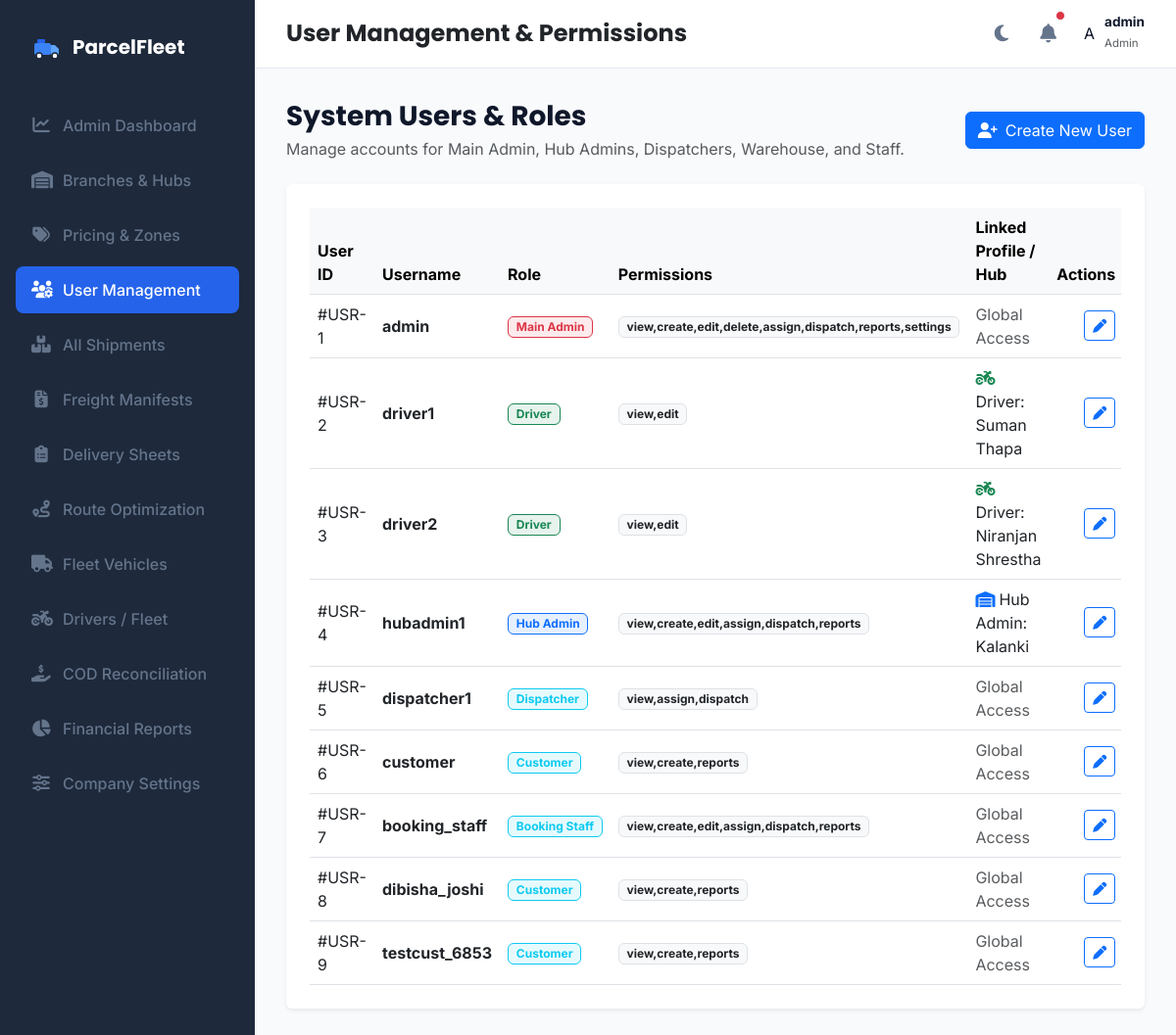
Page /admin/users (signed in) on the committed database.
### models.py (models this page shows, shortened)
class User(db.Model, UserMixin):
    __tablename__ = 'users'
    id = db.Column(db.Integer, primary_key=True)
    username = db.Column(db.String(50), unique=True, nullable=False)
    password_hash = db.Column(db.String(255), nullable=False)
    role = db.Column(db.String(30), nullable=False)  # 'admin', 'hub_admin', 'booking_staff', 'warehouse_staff', 'dispatcher', 'delivery_staff', 'branch_staff', 'driver'
    permissions = db.Column(db.String(255), nullable=True) # Comma-separated permissions: view,create,edit,delete,assign,dispatch,reports,settings
    driver_profile = db.relationship('Driver', backref='user', uselist=False, cascade="all, delete-orphan")
    hub_admin_profile = db.relationship('HubAdmin', backref='user', uselist=False, cascade="all, delete-orphan")

class Driver(db.Model):
    __tablename__ = 'drivers'
    id = db.Column(db.Integer, primary_key=True)
    user_id = db.Column(db.Integer, db.ForeignKey('users.id'), nullable=True)
    name = db.Column(db.String(100), nullable=False)
    phone = db.Column(db.String(20), nullable=False, unique=True)
    email = db.Column(db.String(100), nullable=True, unique=True)
    vehicle_number = db.Column(db.String(50), nullable=False)  # Kept for backward compatibility
    availability = db.Column(db.String(20), default='Available')  # 'Available', 'On Delivery', 'Offline', 'On Break'
    latitude = db.Column(db.Float, nullable=False, default=27.7172)  # Default Kathmandu Coordinates
    longitude = db.Column(db.Float, nullable=False, default=85.3240)
    completed_deliveries = db.Column(db.Integer, default=0)
    average_delivery_time = db.Column(db.Float, default=0.0)  # In minutes
    employee_code = db.Column(db.String(50), unique=True, nullable=True)
    address = db.Column(db.String(255), nullable=True)
    license_number = db.Column(db.String(50), nullable=True)
    license_expiry = db.Column(db.DateTime, nullable=True)
    joining_date = db.Column(db.DateTime, default=datetime.utcnow)
    assigned_vehicle_id = db.Column(db.Integer, db.ForeignKey('vehicles.id'), nullable=True)
    emergency_contact = db.Column(db.String(50), nullable=True)
    status = db.Column(db.String(30), default='Available')  # 'Available', 'Delivering', 'Off Duty', 'On Leave'
    hub_id = db.Column(db.Integer, db.ForeignKey('hubs.id'), nullable=True)
    rating = db.Column(db.Float, default=5.0)
    remarks = db.Column(db.Text, nullable=True)
    total_deliveries = db.Column(db.Integer, default=0)
    successful_deliveries = db.Column(db.Integer, default=0)
    failed_deliveries = db.Column(db.Integer, default=0)
    parcels = db.relationship('Parcel', backref='assigned_driver', foreign_keys="Parcel.assigned_driver_id")
    assignments = db.relationship('Assignment', backref='driver', cascade="all, delete-orphan")

class Hub(db.Model):
    __tablename__ = 'hubs'
    id = db.Column(db.Integer, primary_key=True)
    name = db.Column(db.String(100), unique=True, nullable=False)
    latitude = db.Column(db.Float, nullable=False)
    longitude = db.Column(db.Float, nullable=False)
    hub_admins = db.relationship('HubAdmin', backref='hub', cascade="all, delete-orphan")
    vehicles = db.relationship('Vehicle', backref='hub', cascade="all, delete-orphan")
    drivers = db.relationship('Driver', backref='hub', cascade="all, delete-orphan", foreign_keys="Driver.hub_id")
    parcels = db.relationship('Parcel', backref='hub', cascade="all, delete-orphan", foreign_keys="Parcel.hub_id")

### app.py (the view)
@app.route('/admin/users')
@login_required
def manage_users():
    if current_user.role != 'admin':
        flash("Access Denied: Main Admin privileges required.", "error")
        return redirect(url_for('index'))
    users = User.query.all()
    return render_template('users.html', active_page='users', users=users)

### templates/users.html (shortened to what this page needs)
{% extends "base.html" %}
{% block page_title %}User Management & Permissions{% endblock %}
{% block content %}
<div class="container-fluid p-0">
    <div class="d-flex flex-column flex-md-row justify-content-between align-items-md-center mb-4 gap-3">
        <div>
            <h3 class="fw-bold mb-1">System Users & Roles</h3>
            <p class="text-muted mb-0">Manage accounts for Main Admin, Hub Admins, Dispatchers, Warehouse, and Staff.</p>
        </div>
        <button class="btn btn-primary d-inline-flex align-items-center gap-2" data-bs-toggle="modal" data-bs-target="#addUserModal">
            <i class="fa-solid fa-user-plus"></i>
            <span>Create New User</span>
        </button>
    </div>
    <div class="card border-0 shadow-sm">
        <div class="card-body p-4">
            <div class="table-responsive">
                <table class="table table-hover align-middle mb-0">
                    <thead class="table-light">
                        <tr>
                            <th>User ID</th>
                            <th>Username</th>
                            <th>Role</th>
                            <th>Permissions</th>
                            <th>Linked Profile / Hub</th>
                            <th class="text-end">Actions</th>
                        </tr>
                    </thead>
                    <tbody>
                        {% for u in users %}
                        <tr>
                            <td>#USR-{{ u.id }}</td>
                            <td><strong class="text-dark">{{ u.username }}</strong></td>
                            <td>
                                {% if u.role == 'admin' %}
                                    <span class="badge bg-danger bg-opacity-10 text-danger border border-danger">Main Admin</span>
                                {% elif u.role == 'hub_admin' %}
                                    <span class="badge bg-primary bg-opacity-10 text-primary border border-primary">Hub Admin</span>
                                {% elif u.role == 'driver' %}
                                    <span class="badge bg-success bg-opacity-10 text-success border border-success">Driver</span>
                                {% else %}
                                    <span class="badge bg-info bg-opacity-10 text-info border border-info">{{ u.role.replace('_', ' ').title() }}</span>
                                {% endif %}
                            </td>
                            <td>
                                <span class="badge bg-light text-dark border">{{ u.permissions or 'Default Role Access' }}</span>
                            </td>
                            <td>
                                {% if u.hub_admin_profile %}
                                    <i class="fa-solid fa-warehouse me-1 text-primary"></i>Hub Admin: {{ u.hub_admin_profile.hub.name }}
                                {% elif u.driver_profile %}
                                    <i class="fa-solid fa-motorcycle me-1 text-success"></i>Driver: {{ u.driver_profile.name }}
                                {% else %}
                                    <span class="text-muted">Global Access</span>
                                {% endif %}
                            </td>
                            <td class="text-end">
                                <button class="btn btn-sm btn-outline-primary" data-bs-toggle="modal" data-bs-target="#editUserModal{{ u.id }}"><i class="fa-solid fa-pen"></i></button>
                            </td>
                        </tr>
                        {% endfor %}
                    </tbody>
                </table>
            </div>
        </div>
    </div>
</div>
{% endblock %}

### templates/base.html (shortened to what this page needs)
<!DOCTYPE html>
<html lang="en">
<head>
    <link rel="stylesheet" href="https://cdnjs.cloudflare.com/ajax/libs/font-awesome/6.4.0/css/all.min.css">
    <link href="https://cdn.jsdelivr.net/npm/bootstrap@5.3.0/dist/css/bootstrap.min.css" rel="stylesheet">
    <link rel="stylesheet" href="https://unpkg.com/leaflet@1.9.4/dist/leaflet.css" />
    <link rel="stylesheet" href="{{ url_for('static', filename='css/styles.css') }}">
</head>
<body>
    {% if current_user.is_authenticated and not no_layout %}
    <div class="app-container">
        <aside class="sidebar" id="sidebar">
            <div class="brand">
                <span>ParcelFleet</span>
            </div>
            <ul class="sidebar-nav">
                {% if current_user.role == 'admin' %}
                <li class="sidebar-nav-item {% if active_page == 'dashboard' %}active{% endif %}">
                    <a href="{{ url_for('admin_dashboard') }}">
                        <i class="fa-solid fa-chart-line"></i>
                        <span>Admin Dashboard</span>
                    </a>
                </li>
                <li class="sidebar-nav-item {% if active_page == 'hubs' %}active{% endif %}">
                    <a href="{{ url_for('manage_hubs') }}">
                        <i class="fa-solid fa-warehouse"></i>
                        <span>Branches & Hubs</span>
                    </a>
                </li>
                <li class="sidebar-nav-item {% if active_page == 'pricing_rules' %}active{% endif %}">
                    <a href="{{ url_for('pricing_rules') }}">
                        <i class="fa-solid fa-tags"></i>
                        <span>Pricing & Zones</span>
                    </a>
                </li>
                <li class="sidebar-nav-item {% if active_page == 'users' %}active{% endif %}">
                    <a href="{{ url_for('manage_users') }}">
                        <i class="fa-solid fa-users-gear"></i>
                        <span>User Management</span>
                    </a>
                </li>
                <li class="sidebar-nav-item {% if active_page == 'parcels' %}active{% endif %}">
                    <a href="{{ url_for('manage_parcels') }}">
                        <i class="fa-solid fa-boxes-stacked"></i>
                        <span>All Shipments</span>
                    </a>
                </li>
                <li class="sidebar-nav-item {% if active_page == 'manifests' %}active{% endif %}">
                    <a href="{{ url_for('manage_manifests') }}">
                        <i class="fa-solid fa-file-invoice-dollar"></i>
                        <span>Freight Manifests</span>
                    </a>
                </li>
                <li class="sidebar-nav-item {% if active_page == 'delivery_sheets' %}active{% endif %}">
                    <a href="{{ url_for('delivery_sheets') }}">
                        <i class="fa-solid fa-clipboard-list"></i>
                        <span>Delivery Sheets</span>
                    </a>
                </li>
                <li class="sidebar-nav-item {% if active_page == 'optimization' %}active{% endif %}">
                    <a href="{{ url_for('delivery_optimization') }}">
                        <i class="fa-solid fa-route"></i>
                        <span>Route Optimization</span>
                    </a>
                </li>
                <li class="sidebar-nav-item {% if active_page == 'vehicles' %}active{% endif %}">
                    <a href="{{ url_for('manage_vehicles') }}">
                        <i class="fa-solid fa-truck"></i>
                        <span>Fleet Vehicles</span>
                    </a>
                </li>
                <li class="sidebar-nav-item {% if active_page == 'drivers' %}active{% endif %}">
                    <a href="{{ url_for('manage_drivers') }}">
                        <i class="fa-solid fa-motorcycle"></i>
                        <span>Drivers / Fleet</span>
                    </a>
                </li>
                <li class="sidebar-nav-item {% if active_page == 'cod_reconciliation' %}active{% endif %}">
                    <a href="{{ url_for('cod_reconciliation') }}">
                        <i class="fa-solid fa-hand-holding-dollar"></i>
                        <span>COD Reconciliation</span>
                    </a>
                </li>
                <li class="sidebar-nav-item {% if active_page == 'reports' %}active{% endif %}">
                    <a href="{{ url_for('view_reports') }}">
                        <i class="fa-solid fa-chart-pie"></i>
                        <span>Financial Reports</span>
                    </a>
                </li>
                <li class="sidebar-nav-item {% if active_page == 'company_settings' %}active{% endif %}">
                    <a href="{{ url_for('company_settings') }}">
                        <i class="fa-solid fa-sliders"></i>
                        <span>Company Settings</span>
                    </a>
                </li>
                {% endif %}
            </ul>
        </aside>
        <main class="main-viewport">
            <header class="header-bar">
                <div class="d-flex align-items-center gap-3">
                    {% if current_user.role == 'driver' %}
                    <h4 class="mb-0 text-dark fw-bold">ParcelFleet Rider</h4>
                    {% else %}
                    <h4 class="mb-0 text-capitalize text-dark fw-bold">{% block page_title %}{{ active_page }}{% endblock %}</h4>
                    {% endif %}
                </div>
                <div class="header-actions">
                    <button class="theme-toggle-btn" id="themeToggle" onclick="toggleThemeMode()">
                        <i class="fa-solid fa-moon" id="themeIcon"></i>
                    </button>
                    <div class="dropdown no-print">
                        <button class="theme-toggle-btn position-relative" data-bs-toggle="dropdown" id="notifBellBtn">
                            <i class="fa-solid fa-bell"></i>
                            <span class="position-absolute top-0 start-100 translate-middle p-1 bg-danger border border-light rounded-circle" id="notifBadge" style="display:none;"></span>
                        </button>
                    </div>
                    {% if current_user.role == 'driver' %}
                    <div class="d-flex align-items-center gap-2 ps-2 border-start border-light">
                        <div class="text-end d-none d-sm-block">
                            <div class="fw-bold text-dark" style="font-size: 0.88rem; line-height: 1.1;">{{ current_user.driver_profile.name if current_user.driver_profile else current_user.username }}</div>
                            <div class="text-muted" style="font-size: 0.72rem;">ParcelFleet Rider</div>
                        </div>
                        <div class="rounded-circle bg-primary bg-opacity-10 text-primary d-flex align-items-center justify-content-center fw-bold" style="width: 36px; height: 36px; font-size: 0.95rem; border: 1.5px solid rgba(59, 130, 246, 0.3);">
                            {{ (current_user.driver_profile.name[0] if (current_user.driver_profile and current_user.driver_profile.name) else current_user.username[0]).upper() }}
                        </div>
                    </div>
                    {% else %}
                    <div class="dropdown">
                        <div class="user-profile-dropdown" data-bs-toggle="dropdown">
                            <div class="user-avatar-circle">
                                {{ current_user.username[0].upper() }}
                            </div>
                            <div class="d-none d-md-block text-start">
                                <div class="fw-bold" style="font-size: 0.85rem; line-height: 1.1;">{{ current_user.username }}</div>
                                <small class="text-muted text-capitalize" style="font-size: 0.72rem;">{{ current_user.role }}</small>
                            </div>
                        </div>
                    </div>
                    {% endif %}
                </div>
            </header>
            <section class="main-content">
                {% block content %}{% endblock %}
            </section>
        </main>
    </div>
    {% endif %}
</body>
</html>

### rows in the picture
User: username "A", username "admin", role "Admin", id "1", shows "Main Admin", permissions "view,create,edit,delete,assign,dispatch,reports,settings", shows "Global Access"
User: id "2", username "driver1", role "Driver", permissions "view,edit", driver_profile.name "Suman Thapa"
User: id "3", username "driver2", role "Driver", permissions "view,edit", driver_profile.name "Niranjan Shrestha"
User: id "4", username "hubadmin1", role "Hub Admin", permissions "view,create,edit,assign,dispatch,reports", hub_admin_profile.hub.name "Kalanki"
User: id "5", username "dispatcher1", role.replace "Dispatcher", permissions "view,assign,dispatch", shows "Global Access"
User: id "6", username "customer", role.replace "Customer", permissions "view,create,reports", shows "Global Access"
User: id "7", username "booking_staff", role.replace "Booking Staff", permissions "view,create,edit,assign,dispatch,reports", shows "Global Access"
User: id "8", username "dibisha_joshi", role.replace "Customer", permissions "view,create,reports", shows "Global Access"
User: id "9", username "testcust_6853", role.replace "Customer", permissions "view,create,reports", shows "Global Access"
